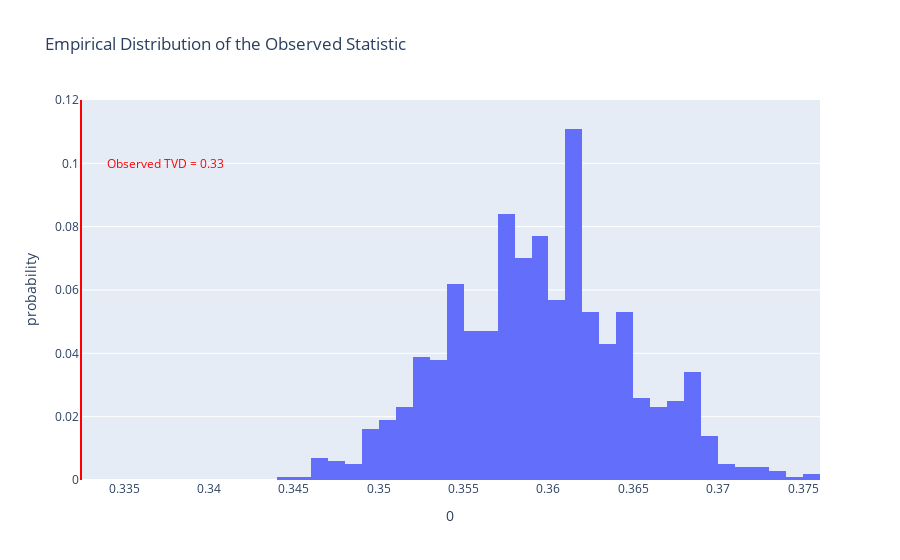

Notebook source saved alongside this figure:
### Code cell
n_repetitions = 1000
differences = []
for _ in range(n_repetitions):
    # Step 1: Shuffle the weights and store them in a DataFrame.
    with_shuffled = df4.assign(Shuffled_result=np.random.permutation(df4['result']))
    # Step 2: Compute the test statistic.
    # Remember, False (0) comes before True (1),
    # so this computes True - False.
    dif = with_shuffled.groupby('firstbloodkill').sum()['Shuffled_result']
    dif = dif / dif.sum()
    difference = dif.diff().abs().sum() / 2
    # Step 4: Store the result
    differences.append(difference)

fig = px.histogram(pd.DataFrame(differences), x=0, nbins=50, histnorm='probability', 
                   title='Empirical Distribution of the Observed Statistic')
fig.add_vline(x=observed, line_color='red')
fig.add_annotation(text=f'<span style="color:red">Observed TVD = {round(observed, 2)}</span>',
                   x= 0.005 + observed, showarrow=False, y=0.1)
fig.update_layout(yaxis_range=[0, 0.12])
fig.show()
fig.write_html('HT.html', include_plotlyjs='cdn')

### Figure 1 — Plotly figure (JSON) as saved in the notebook; plotly's stock layout.template omitted (floating-point values rounded to 4 significant figures; data arrays with more than 128 entries replaced by an {"elided": "..."} marker saying what was removed)
{"data": [{"alignmentgroup": "True", "bingroup": "x", "histnorm": "probability", "hovertemplate": "0=%{x}<br>probability=%{y}<extra></extra>", "legendgroup": "", "marker": {"color": "#636efa", "pattern": {"shape": ""}}, "name": "", "nbinsx": 50, "offsetgroup": "", "orientation": "v", "showlegend": false, "type": "histogram", "x": {"elided": "1000 float values"}, "xaxis": "x", "yaxis": "y"}], "layout": {"annotations": [{"showarrow": false, "text": "<span style=\"color:red\">Observed TVD = 0.33</span>", "x": 0.3375, "y": 0.1}], "barmode": "relative", "legend": {"tracegroupgap": 0}, "shapes": [{"line": {"color": "red"}, "type": "line", "x0": 0.3325, "x1": 0.3325, "xref": "x", "y0": 0, "y1": 1, "yref": "y domain"}], "title": {"text": "Empirical Distribution of the Observed Statistic"}, "xaxis": {"anchor": "y", "domain": [0, 1], "title": {"text": "0"}}, "yaxis": {"anchor": "x", "domain": [0, 1], "range": [0, 0.12], "title": {"text": "probability"}}}}
